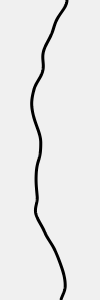
Frame 1 (no input)
Frame 60 (no input): identical to frame 1, image omitted
Frame 120 (the mouse pressed at the canvas centre since frame 60): identical to frame 1, image omitted

The p5.js sketch that drew this single still picture (run headless with seeded random() and noise() and a simulated clock; from frame 60 on, the mouse is pressed at the canvas centre):

// p5.js sketch
// ── sketch.js
function preload(){
  // preload assets
}

var canvasWidth = 100;
var canvasHeight = 300;

function setup() {
  createCanvas( canvasWidth , canvasHeight );
 
}

function draw() {

  background(240);

  stroke ( 0 );
  noFill ( );
  strokeWeight ( 3 );

  /*beginShape ();
  vertex ( random ( 0 , 100 ) , 0 );
  bezierVertex ( random ( 0 , 100 ) , random ( 0 , 300 ) , random ( 0 , 100 ) , random ( 0 , 300 ), random ( 0 , 100 ) , 300 );
  endShape ();*/

  beginShape ();
  var yoff = 0;
  var zoff = 0;
  for ( var y = 0 ; y < canvasHeight ; y ++ ){
    stroke ( 0 );
    var x = noise ( yoff ) * canvasWidth ; 
    vertex ( x , y ); 
    yoff += 0.007;
  }
  endShape ();

}
